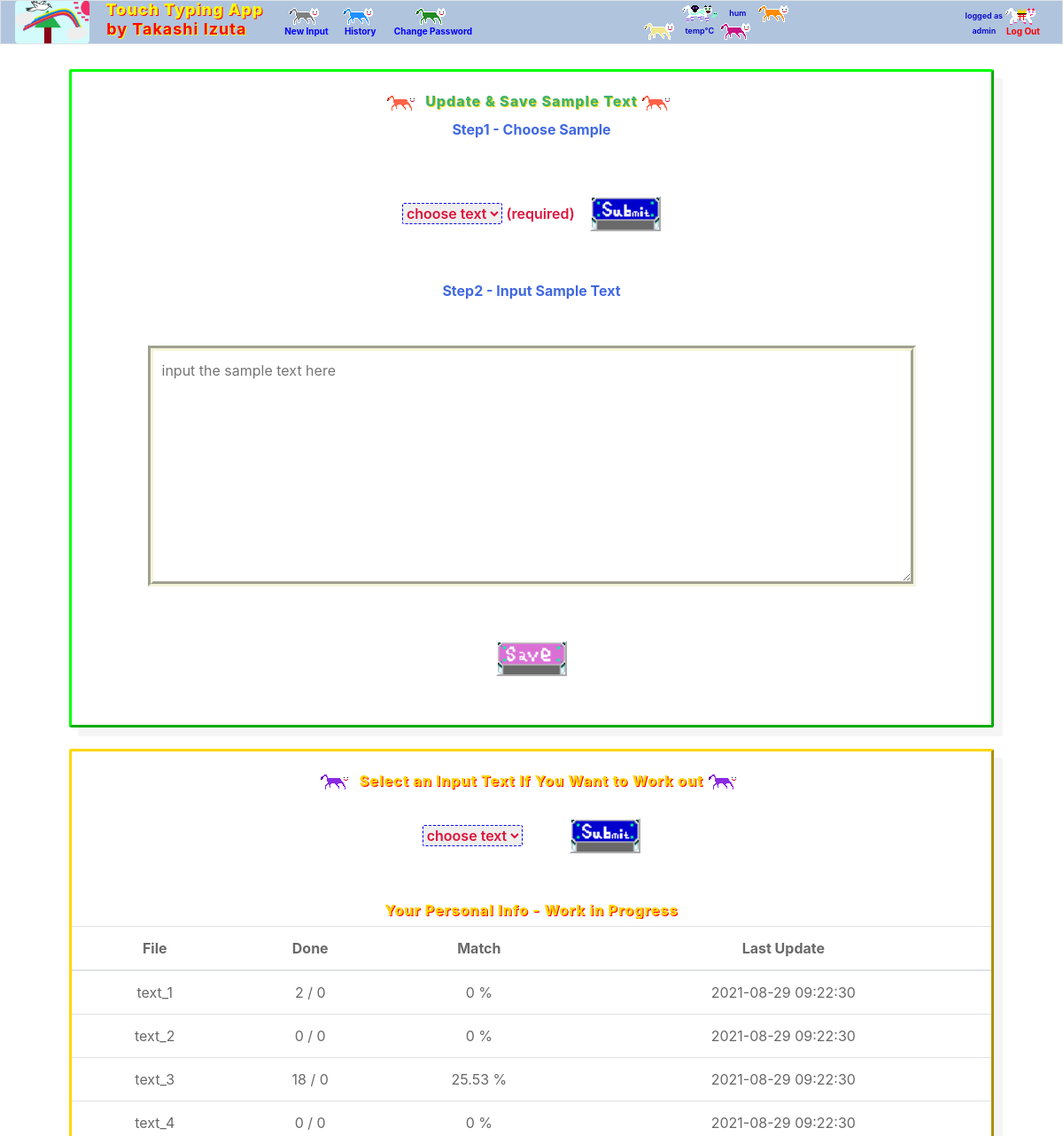
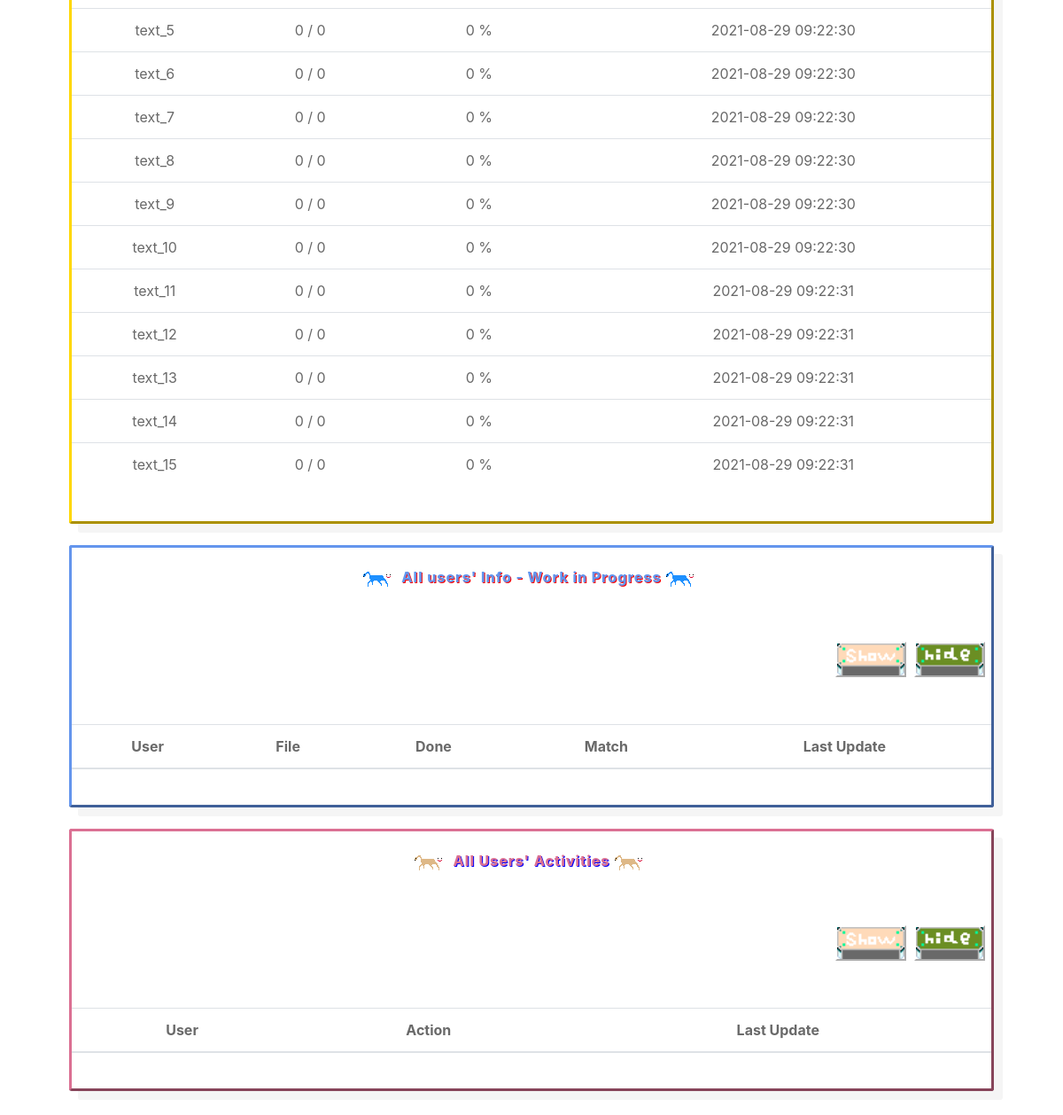
The page / (signed in) on the database its author committed (2 pictures, top to bottom).
### tables this page shows
CREATE TABLE user_input (id INTEGER PRIMARY KEY AUTOINCREMENT, user_id INTEGER NOT NULL, user_name TEXT NOT NULL, input_file_name TEXT NOT NULL,input_done NUMERIC NOT NULL, input_match NUMERIC NOT NULL, last_update DEFAULT CURRENT_TIMESTAMP NOT NULL);

### application.py (the view)
@app.route("/")
@login_required
def index():
    """ユーザーがこれまで作成した課題を抽出する"""
    user_info = []
    all_current_situation = []
    all_info = []
    conn = sqlite3.connect('touch_typing.db')
    db = conn.cursor()
    db.execute("SELECT * FROM user_input WHERE user_id = :user",
                          {"user":session["user_id"]})
    user_db = db.fetchall()
    for row in user_db:
        sample_file =  open(SAMPLE_PATH + row[3], 'r')
        sample_text = sample_file.read()
        sample_size = len(sample_text)
        sample_file.close()
        user_info.append(list((row[2],row[3], row[4], sample_size, row[5], row[6])))
    conn.commit()
    conn.close()
    return render_template("index.html", user_info = user_info, all_info = all_info, all_current_situation=all_current_situation,current_user = session["user_id"], text_inside_file = "", file_name = "")

### templates/index.html (shortened to what this page needs)
{% extends "layout.html" %}
{% block main %}
	<link href="/static/index.css" rel="stylesheet">
	{% if current_user == 1 %}
	<div id="index_wrapper">
		<br>
		<h6 class="h_6_1"> <img src="/static/cat11.png" class="cat_img"> Update & Save Sample Text <img src="/static/cat11.png" class="cat_img"> </h6>
		<form action="/sample_file_to_update" method="post">
			<p>
				<label class="label_par1">Step1 - Choose Sample</label> <br><br>
				<table class="sample_table">
					<tr class="sample_table_tr">
						<td class="sample_table_td">
				<select id="select_box1" class="label_par" name="selected_sample" required>
					<option value="not_chosen">choose text</option>
				</select>
						<span class="label_par">(required)</span>
						</td>
						<td class="sample_table_td"> &nbsp; &nbsp;</td>
						<td class="sample_table_td">
							<input id="submit" type="submit" value="submit" class="submit_button">
						</td>
					</tr>
				</table>
			</p>
 		</form>
		<br>
		<form action="/save_sample_text" method="post">
			<p>
				<span  class="label_par1">Step2 - Input Sample Text</span><br>
				<input id = "adm_text_box" name = "selected_sample" type="text" readonly="readonly" value= {{file_name}}> </input>
				<br><br>
				<textarea name="save_sample_text" rows="10" cols="80" placeholder="input the sample text here" id="text_area">{{text_inside_file}}</textarea>
				<br>
				</p>
                <br>
                <table class="sample_table">
					<tr class="sample_table_tr">
						<td class="sample_table_td">
							<input id="submit" type="submit" value="save" class="save_button">
						</td>
					</tr>
				</table>
		</form>
		<br>
	</div>
		<br>
    {% endif %}
	<div id="all_user_div">
		<br>
		<h6 class="h_6_2"> <img src="/static/cat12.png" class="cat_img"> Select an Input Text If You Want to Work out <img src="/static/cat12.png" class="cat_img">  </h6>
		<form action="/choose_your_text_to_input" method="post">
			<p>
             <table class="sample_table">
				<tr class="sample_table_tr">
					<td class="sample_table_td">
				<select id="select_box2" class="label_par" name="selected_input_file_name" required>
					<option value="not_chosen">choose text</option>
				</select> &nbsp; &nbsp; &nbsp; &nbsp;
				</td>
						<td class="sample_table_td"> &nbsp; &nbsp;</td>
						<td class="sample_table_td">
							<input id="submit" type="submit" value="submit" class="submit_button">
						</td>
					</tr>
				</table>
			</p>
		</form>
		<br>
		<h6 class="h_6_2"> Your Personal Info - Work in Progress </h6>
    	<table class="table display_table">
			<thead class="info_table">
				<tr>
					<th scope="col">File</th>
					<th scope="col">Done</th>
					<th scope="col">Match</th>
					<th scope="col">Last Update</th>
				</tr>
			</thead>
			<tbody>
			{% for user in user_info %}
			<tr>
				<td scope="row">{{ user[1] }}</td>
				<td>{{ user[2] }}&nbsp;/&nbsp;{{user[3]}}</td>
				<td>{{ user[4] }}&nbsp;%</td>
				<td>{{ user[5] }}</td>
			</tr>
		{% endfor %}
		</tbody>
	</table>
	<br>
	</div>
	<br>
	{% if current_user == 1 %}
	<div id="all_info">
		<br>
		<h6 class="h_6_3"> <img src="/static/cat13.png" class="cat_img"> All users' Info - Work in Progress <img src="/static/cat13.png" class="cat_img"> </h6>
		<table class="button_table table_all_info_work">
			<tr class="table_all_info_work_tr">
				<td class="table_all_info_work_td">
					<form id="all_work_in_progress_show" action="/show_all_work_in_progess" method="POST">
						<input type="submit" value="" class="show_button">
					</form></td>
				<td class="table_all_info_work_td">&nbsp; &nbsp; &nbsp; &nbsp; &nbsp; &nbsp;</td>
				<td class="table_all_info_work_td">
					<form id="all_work_in_progress_hide" action="/hide_all_work_in_progess" method="POST">
						<input type="submit" value="" class="hide_button">
					</form>
				</td>
				<td>&nbsp;</td>
			</tr>
		</table>
   		<table class="table display_table">
			<thead class="info_table">
				<tr>
					<th scope="col">User</th>
					<th scope="col">File</th>
					<th scope="col">Done</th>
					<th scope="col">Match</th>
					<th scope="col">Last Update</th>
				</tr>
			</thead>
		</table>
		<br>
		</div>
		<br>
	<div id="all_activities">
		<br>
		<h6 class="h_6_4"> <img src="/static/cat14.png" class="cat_img"> All Users' Activities <img src="/static/cat14.png" class="cat_img"> </h6>
		<table class="button_table table_all_info_work">
			<tr class="table_all_info_work_tr">
				<td class="table_all_info_work_td">
					<form id="all_info_form_show" action="/show_all_activities" method="POST">
						<input type="submit" value="" class="show_button"> </input>
					</form>
				</td>
				<td class="table_all_info_work_td">&nbsp; &nbsp; &nbsp; &nbsp; &nbsp; &nbsp;</td>
				<td class="table_all_info_work_td">
					<form id="all_info_form_hide" action="/hide_all_activities" method="POST">
						<input type="submit" value="" class="hide_button"> </input>
					</form>
				</td class="table_all_info_work_td">
				<td>&nbsp;</td>
			</tr>
		</table>
	    <table class="table display_table">
    		<thead class="info_table">
       			<tr>
          			<th scope="col">User </th>
          			<th scope="col">Action </th>
          			<th scope="col">Last Update</th>
        		</tr>
      		</thead>
    	</table>
    	<br>
    </div>
    {% endif %}
{% endblock %}

### templates/layout.html (shortened to what this page needs)
<!DOCTYPE html>
<html lang="en">
    <head>
        <link href="https://maxcdn.bootstrapcdn.com/bootstrap/4.1.3/css/bootstrap.min.css" rel="stylesheet">
        <link href="/static/styles.css" rel="stylesheet">
    </head>
    <body>
        <nav class="navbar navbar-expand-md navbar-light border my_nav_bar">
            <a class="navbar-brand" href="/">
                <div id="my_title">
                    <div id="my_logo">
                        <img src="/static/bg.png" id="logo_img">
                    </div>
                    <div id="title_span">
                        <span class="color1">Touch Typing App</span><br>
                        <span class="color2">by Takashi Izuta</span>
                    </div>
                </div>
            </a>
            <div class="collapse navbar-collapse" id="navbar">
                {% if session.user_id %}
                    <ul class="navbar-nav mr-auto mt-2">
                        <li class="nav-item">
                            <a class="nav-link" href="/" id="link1">
                                <table class="table_link">
                                    <tr class="table_tr"> <td class="table_td"> <img src="/static/cat1.png" class="cat_img">  </td> </tr>
                                    <tr class="table_tr"> <td class="table_td">New Input</td></tr>
                                </table>
                            </a>
                        </li>
                        <li class="nav-item">
                            <a class="nav-link" href="/history" id="link2">
                                <table class="table_link">
                                    <tr class="table_tr"> <td class="table_td"> <img src="/static/cat2.png" class="cat_img">  <td> </tr>
                                    <tr class="table_tr"> <td class="table_td">History</td></tr>
                                </table>
                            </a>
                        </li>
                        <li class="nav-item">
                            <a class="nav-link" href="/change_password" id="link3">
                                <table class="table_link">
                                    <tr class="table_tr"> <td class="table_td"> <img src="/static/cat3.png" class="cat_img">  </td> </tr>
                                    <tr class="table_tr"> <td class="table_td">Change Password</td></tr>
                                </table>
                            </a>
                        </li>
                    </ul>
                    <ul class="navbar-nav mt-2" id="weather_info">
                        <li class="nav-item">
                            <table class="table_link" id="table_link_center">
                                <tr class="table_tr">
                                    <td class="table_td table_td_center"> {{ session.city }}  </td>
                                    <td class="table_lin_center_td">&nbsp;</td>
                                    <td class="table_td table_td_center"> <img src="/static/cat4.png" class="cat_img">  </td>
                                    <td class="table_lin_center_td">&nbsp;</td>
                                    <td class="table_td table_td_center"> {{ session.humidity }}  </td>
                                    <td class="table_lin_center_td">&nbsp;</td>
                                    <td class="table_td table_td_center"> <img src="/static/cat5.png" class="cat_img">  </td>
                                </tr>
                                <tr class="table_tr">
                                    <td class="table_td table_td_center"><img src="/static/cat9.png" class="cat_img"></td>
                                    <td class="table_lin_center_td">&nbsp;</td>
                                    <td class="table_td table_td_center">{{ session.temperature }}&#8451;</td>
                                    <td class="table_lin_center_td">&nbsp;</td>
                                    <td class="table_td table_td_center"><img src="/static/cat8.png" class="cat_img"></td>
                                    <td class="table_lin_center_td">&nbsp;</td>
                                    <td class="table_td table_td_center">{{ session.condition }}</td>
                                </tr>
                                </table>
                        </li>
                    </ul>
                    <ul class="navbar-nav ml-auto mt-2">
                        <li class="nav-item">
                            <a class="nav-link" href="/logout" id="link4">
                                <table class="table_link">
                                    <tr class="table_tr">
                                        <td class="table_td table_td_center"> logged as </td>
                                        <td class="table_lin_center_td">&nbsp;</td>
                                        <td class="table_td"> <img src="/static/cat6.png" class="cat_img"> </td>
                                    </tr>
                                    <tr class="table_tr">
                                        <td class="table_td table_td_center">{{ session.user_name }}</td>
                                        <td class="table_lin_center_td">&nbsp;</td>
                                        <td class="table_td">Log Out</td>
                                    </tr>
                                </table>
                            </a>
                        </li>
                    </ul>
                {% endif %}
            </div>
        </nav>
        <main class="container p-5">
            {% block main %}{% endblock %}
        </main>
    </body>
</html>

### rows shown on the page
user_input: input_file_name "text_1", input_done "2", input_match "0", last_update "2021-08-29 09:22:30"
user_input: input_file_name "text_2", user "0", input_done "0", last_update "2021-08-29 09:22:30"
user_input: input_file_name "text_3", input_done "18", user "0", input_match "25.53", last_update "2021-08-29 09:22:30"
user_input: input_file_name "text_4", user "0", input_done "0", last_update "2021-08-29 09:22:30"
user_input: input_file_name "text_5", user "0", input_done "0", last_update "2021-08-29 09:22:30"
user_input: input_file_name "text_6", user "0", input_done "0", last_update "2021-08-29 09:22:30"
user_input: input_file_name "text_7", user "0", input_done "0", last_update "2021-08-29 09:22:30"
user_input: input_file_name "text_8", user "0", input_done "0", last_update "2021-08-29 09:22:30"
user_input: input_file_name "text_9", user "0", input_done "0", last_update "2021-08-29 09:22:30"
user_input: input_file_name "text_10", user "0", input_done "0", last_update "2021-08-29 09:22:30"
user_input: input_file_name "text_11", user "0", input_done "0", last_update "2021-08-29 09:22:31"
user_input: input_file_name "text_12", user "0", input_done "0", last_update "2021-08-29 09:22:31"
user_input: input_file_name "text_13", user "0", input_done "0", last_update "2021-08-29 09:22:31"
user_input: input_file_name "text_14", user "0", input_done "0", last_update "2021-08-29 09:22:31"
user_input: input_file_name "text_15", user "0", input_done "0", last_update "2021-08-29 09:22:31"

### other values the page prints
{{ session.humidity }} "hum"
{{ session.temperature }} "temp"
{{ session.user_name }} "admin"
